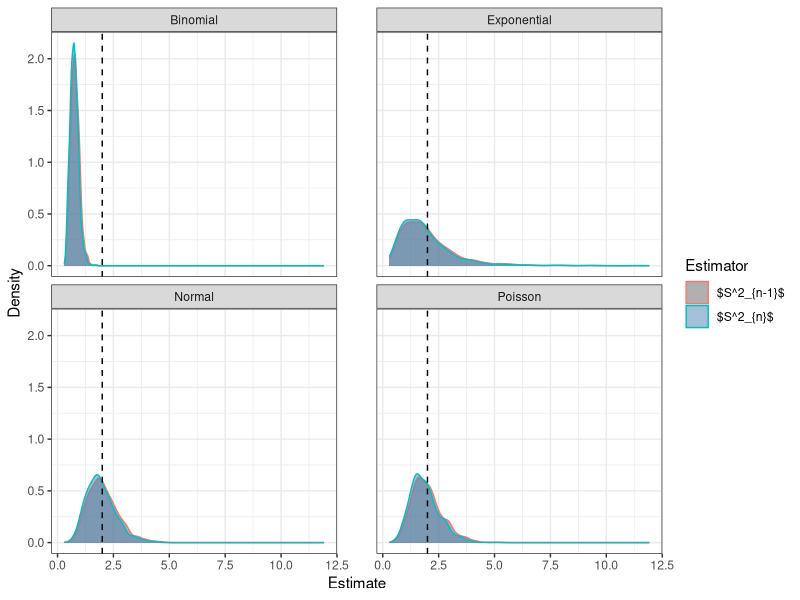

Generate this figure with R:
## ---- chunk 1
#| echo: false

default_chunk_hook  <- knitr::knit_hooks$get("chunk")

latex_font_size <- c("Huge", "huge", "LARGE", "Large", 
                     "large", "normalsize", "small", 
                     "footnotesize", "scriptsize", "tiny")

knitr::knit_hooks$set(chunk = function(x, options) {
  x <- default_chunk_hook(x, options)
  if(options$size %in% latex_font_size) {
    paste0("\n \\", options$size, "\n\n", 
      x, 
      "\n\n \\normalsize"
    )
  } else {
    x
  }
})
## ---- chunk 2
#| label: load-packages
#| include: false
library(tidyverse)
library(patchwork)
## ---- chunk 3
set.seed(7272)
n = 20

# Poisson:

pois = c(0)
Sn1p = c(0) 
Sn0p = c(0)

  for(i in 1:1000){
    rand = rpois(n = n, lambda = 2)
    mean = mean(rand)
    Sn1p[i] = var(rand)
    Sn0p[i] = ((n-1)/n)*var(rand)
  }


# Binomial:

binom = c(0)
Sn1b = c(0)
Sn0b = c(0)
p = (5-sqrt(21))/10

  for(i in 1:1000){
    rand = rbinom(n = 50, size = n, prob = p)
    mean = mean(rand)
    Sn1b[i] = var(rand)
    Sn0b[i] = ((n-1)/n)*var(rand)
  }

# Normal:

normal = c(0)
Sn1n = c(0)
Sn0n = c(0)

  for(i in 1:1000){
    rand = rnorm(n = n, mean = 0, sd = sqrt(2))
    mean = mean(rand)
    Sn1n[i] = var(rand)
    Sn0n[i] = ((n-1)/n)*var(rand)
  }

# Exponential:

exp = c(0)
Sn1e = c(0)
Sn0e = c(0)
p = (5-sqrt(21))/10

  for(i in 1:1000){
    rand = rexp(n = n, rate = 1/sqrt(2))
    mean = mean(rand)
    Sn1e[i] = var(rand)
    Sn0e[i] = ((n-1)/n)*var(rand)
  }

## ---- chunk 4
# Create tibble: 

data = tibble(
  Sn1 = c(Sn1p, Sn1b, Sn1n, Sn1e),
  Sn0 = c(Sn0p, Sn0b, Sn0n, Sn0e),
  Distribution = rep(c("Poisson", "Binomial", "Normal", "Exponential"), each = 1000),
) |>
  pivot_longer(c(Sn1, Sn0), names_to = "Estimator", values_to = "Estimate") |>
  mutate(Estimator = case_when(
    Estimator == "Sn1" ~ "$S^2_{n-1}$" ,
    Estimator == "Sn0" ~ "$S^2_{n}$"
  ))
## ---- chunk 5
#| label: fig-estimators
#| fig-cap: Distributions of Variance Estimators
ggplot(data, aes(x = Estimate, color = Estimator, fill = Estimator)) +
  geom_density(alpha = 0.5) +
  geom_vline(xintercept = 2, linetype = "dashed") +
  facet_wrap(~ Distribution, ncol = 2) +
  theme_bw() +
  theme(panel.spacing.x = unit(1, "cm")) +
  scale_fill_manual(values = c("$S^2_{n-1}$" = "gray39", "$S^2_{n}$" = "steelblue")) +
  labs(x = "Estimate", y = "Density", fill = "Estimator")
## ---- chunk 6
#| label: tbl-estimators
#| tbl-cap: Summary of Variance Estimators
data |> 
  group_by(Distribution, Estimator) |>
  summarize(
    Bias = mean(Estimate)-2,
    Precision = 1/var(Estimate),
    MSE = Bias^2 + var(Estimate)
  ) |>

knitr::kable(digits = 3)
## ---- chunk 7
